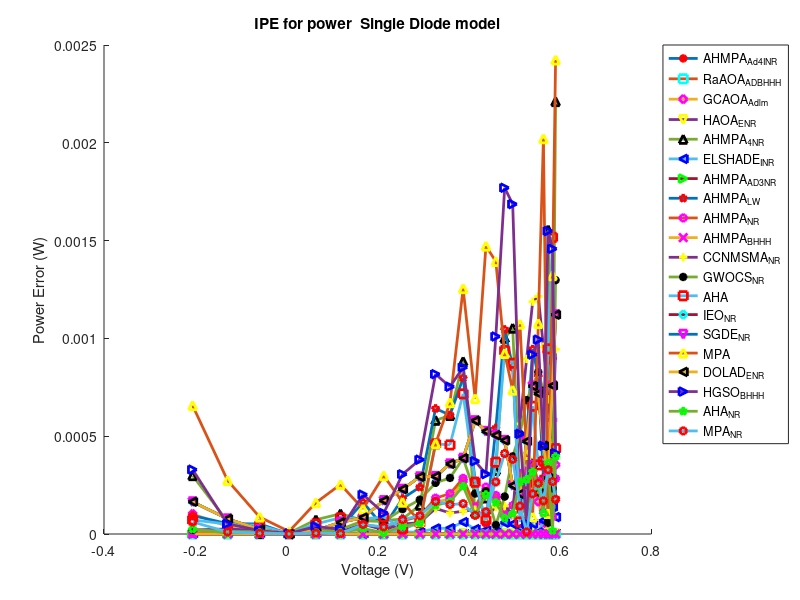

This chart was generated by the following MATLAB code:

p1=[...
-0.2057	-0.1571548	0	0	0.00010285	0	0.000298524	1.84802E-06	0	9.44688E-05	1.5781E-06	6.95802E-10	2.057E-05	2.057E-05	7.1995E-05	0.00016456	0.00016456	0.000656541	0.00016456	0.00032912	2.4684E-05	6.171E-05
-0.1291	-0.0983742	0	0	3.873E-05	0	6.35643E-05	8.37806E-06	0	5.30293E-05	2.0654E-05	3.9105E-10	2.582E-05	1.291E-05	5.0349E-05	7.746E-05	7.746E-05	0.000273895	7.746E-05	5.164E-05	5.164E-06	1.0328E-05
-0.0588	-0.0447174	0	0	5.88E-06	0	3.05901E-06	4.90905E-06	0	5.1365E-05	1.47945E-05	3.92271E-10	1.764E-05	1.176E-05	4.3512E-05	2.352E-05	2.352E-05	8.67388E-05	2.352E-05	1.764E-05	7.644E-06	4.116E-06
0.0057	0.00433485	0	0	1.14E-06	0	4.70456E-06	1.92022E-07	0	4.49237E-07	4.5789E-07	1.02618E-11	5.7E-07	5.7E-07	1.824E-06	0	0	1.2878E-05	0	2.28E-06	2.28E-07	2.85E-07
0.0646	0.049096	0	0	1.938E-05	0	7.29392E-05	5.95254E-06	0	2.91621E-05	1.05045E-06	1.8522E-11	0	6.46E-06	5.168E-05	1.938E-05	1.938E-05	0.00015999	1.938E-05	3.876E-05	6.46E-06	4.522E-06
0.1185	0.0899415	0	0	2.37E-05	0	0.000103523	1.108E-05	0	3.0837E-05	6.72826E-06	2.55226E-10	1.185E-05	2.37E-05	8.295E-05	5.925E-05	5.925E-05	0.000253422	5.925E-05	2.37E-05	7.11E-06	2.37E-06
0.1678	0.1270246	0	0	1.678E-05	0	6.99456E-05	1.45052E-06	0	0.000162449	4.87346E-05	1.67095E-09	5.034E-05	6.712E-05	7.7188E-05	8.39E-05	8.39E-05	0.000128051	8.39E-05	0.00020136	2.8526E-05	4.8662E-05
0.2132	0.1613924	0	0	0	0	6.79977E-05	1.79137E-05	0	3.57327E-05	3.20285E-05	1.25121E-09	2.132E-05	6.396E-05	8.7412E-05	0.00017056	0.00017056	0.000298308	0.00017056	0.0001066	6.396E-06	3.6244E-05
0.2545	0.19227475	0	0	2.545E-05	0	7.68006E-05	1.03504E-05	0	0.000181649	6.74771E-05	2.40922E-09	5.09E-05	0.00012725	2.545E-05	0.00022905	0.00022905	0.000162679	0.00022905	0.0003054	3.8175E-05	7.3805E-05
0.2924	0.2204696	0	0	5.848E-05	0	0.000147022	9.70333E-06	0	0.000239361	9.01888E-05	3.03811E-09	5.848E-05	0.00017544	5.848E-05	0.0002924	0.0002924	6.38663E-05	0.0002924	0.00038012	5.5556E-05	9.3568E-05
0.3269	0.24533845	0	0	0.00016345	0	0.000581501	2.82448E-05	0	0.000641162	0.000183452	5.4893E-09	0.00013076	0.00026152	0.000460929	0.00029421	0.00029421	0.000461634	0.00029421	0.00081725	0.000147105	0.000166719
0.3585	0.26762025	0	0	0.00017925	0	0.000606001	2.97142E-05	0	0.000608104	0.000206466	5.51581E-09	0.00010755	0.0002868	0.000455295	0.0003585	0.0003585	0.000671794	0.0003585	0.00075285	0.00016491	0.00015057
0.3873	0.28602105	0	0	0.00027111	0	0.000882088	6.09668E-05	0	0.000797745	0.000284645	6.62614E-09	0.00011619	0.0003873	0.000716505	0.0003873	0.0003873	0.001254769	0.0003873	0.00085206	0.000243999	0.00015492
0.4137	0.3011736	0	0	0.00012411	0	0.000109618	2.48219E-05	0	0.000271141	0.000138785	6.79347E-10	0.00012411	0.00020685	0.000264768	0.00057918	0.00057918	0.000692252	0.00057918	0.00037233	9.9288E-05	9.5151E-05
0.4373	0.30895245	0	0	0.00021865	0	0.000184589	2.03094E-05	0	5.55475E-05	0.000239807	2.01727E-09	8.746E-05	0.00021865	6.9968E-05	0.00052476	0.00052476	0.001472071	0.00052476	0.00030611	0.000201158	0.000113698
0.459	0.3100545	0	0	0.0001836	0	0.000325134	9.5023E-06	0	0.0005414	0.000197593	4.79395E-10	0.0001377	4.59E-05	0.0003672	0.0005049	0.0005049	0.001393502	0.0005049	0.0010098	0.00016065	0.00026622
0.4784	0.3023488	0	0	9.568E-05	0	0.001000989	5.73399E-05	0	0.001044943	0.000120617	2.42049E-09	0.00014352	0.00019136	0.000937664	0.0004784	0.0004784	0.000923134	0.0004784	0.00177008	8.1328E-05	0.000411424
0.496	0.284208	0	0	9.92E-05	0	0.001052486	5.12296E-05	0	0.000853362	0.000145127	7.15889E-10	9.92E-05	0.0003968	0.00087296	0.000248	0.000248	0.00073554	0.000248	0.0016864	0.00010416	0.00038192
0.5119	0.2554381	0	0	0.00030714	0	0.000218592	3.02897E-05	0	0.000125913	0.000309481	7.78824E-09	0.00056309	0.0005119	6.1428E-05	0.00020476	0.00020476	0.001073245	0.00020476	0.0005119	0.000266188	0.000143332
0.5265	0.2174445	0	0	0.0003159	0	6.9434E-05	3.29958E-05	0	0.000490313	0.000321723	1.10032E-08	0.00089505	0.00068445	0.000257985	0.00047385	0.00047385	0.000407284	0.00047385	5.265E-05	0.000279045	1.053E-05
0.5398	0.1708467	0	0	0.00032388	0	0.000362727	5.23269E-05	0	0.000944814	0.000358824	1.22378E-08	0.00118756	0.00075572	0.000653158	0.00075572	0.00075572	8.62692E-05	0.00075572	0.00091766	0.000318482	0.000205124
0.5521	0.1170452	0	0	0.00016563	0	0.000220648	7.81256E-06	0	0.000805832	0.000268803	9.7727E-09	0.00121462	0.00082815	0.000353344	0.00071773	0.00071773	0.001075996	0.00071773	0.00099378	0.000242924	0.000259487
0.5633	0.05830155	0	0	5.633E-05	0	0.000209509	6.79088E-05	0	0.000289103	0.000111784	5.07637E-09	0.00095761	0.00073229	0.000371778	0.00045064	0.00045064	0.002020984	0.00045064	0.00045064	0.000107027	0.00016899
0.5736	-0.005736	0	0	0	0	0.001555094	7.00595E-05	0	0.00088708	0.000336219	3.97021E-10	0.00068832	5.736E-05	0.000946669	0.0002868	0.0002868	0.000105247	0.0002868	0.00154872	0.000362228	0.000328329
0.5833	-0.0717459	0	0	0.0005833	0	0.000300642	0.000139381	0	0.000893679	8.82468E-05	3.88352E-09	0.00046664	0.00023332	0.00151658	0.00075829	0.00075829	0.001320819	0.00075829	0.00145825	1.7499E-05	0.000268318
0.59	-0.1239	0	0	0.000354	0	0.002210769	8.63402E-05	0	0.000180842	0.000283359	2.64232E-10	0.000944	0.001298	0.0004366	0.001121	0.001121	0.002423653	0.001121	0.000413	0.0003953	0.000177

];

vt=p1(:,1);
It=p1(:,2);

figure;
col2=['b','g','r','c','m','y','k','b','g','r','m','m','y','k','r','c','m','y','k','b','g','r'];
col1=['x','+','*','s','d','v','^','<','>','p','h','x','+','*','s','d','v','^','<','>','p','h'];
for i=3:length(p1(1,:))
    hold on
    Ia=p1(:,i);
    plot(vt,Ia,'Marker',col1(i),'MarkerEdgeColor',col2(i),'MarkerSize',6,'LineWidth',2)
    
end


title('IPE for power  Single Diode model')
xlabel('Voltage (V)');
ylabel('Power Error (W)');
legend('AHMPA_A_d_4_I_N_R','RaAOA_A_D_B_H_H_H',	'GCAOA_A_d_l_m',...
    'HAOA_E_N_R',	'AHMPA_4_N_R',	'ELSHADE_I_N_R',	'AHMPA_A_D_3_N_R',	'AHMPA_L_W',...
    'AHMPA_N_R',	'AHMPA_B_H_H_H','CCNMSMA_N_R','GWOCS_N_R','AHA',	...
    'IEO_N_R',	'SGDE_N_R',	'MPA',	'DOLAD_E_N_R'	,'HGSO_B_H_H_H',...	
    'AHA_N_R',	'MPA_N_R','Location','NorthEastOutside');

